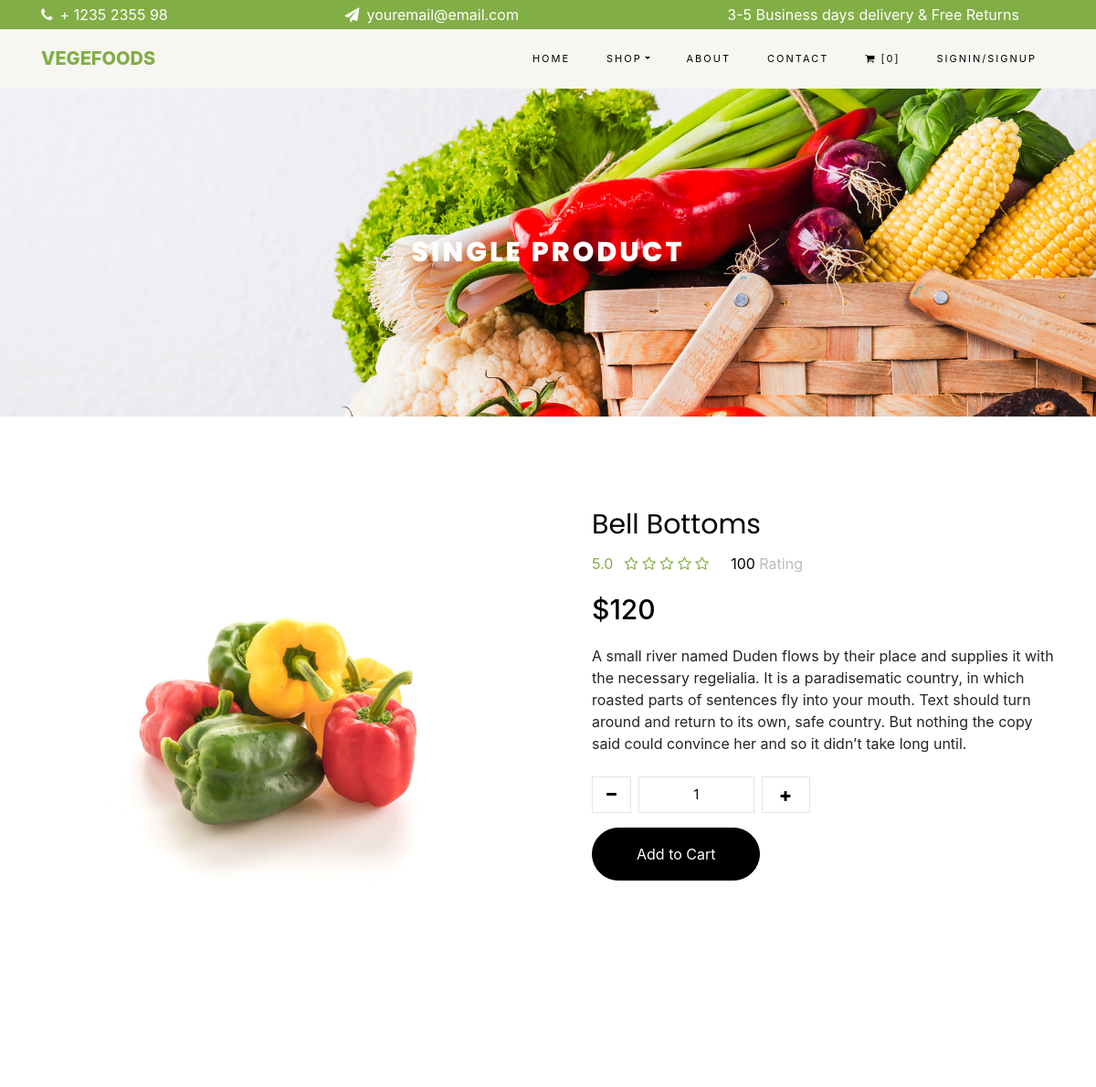
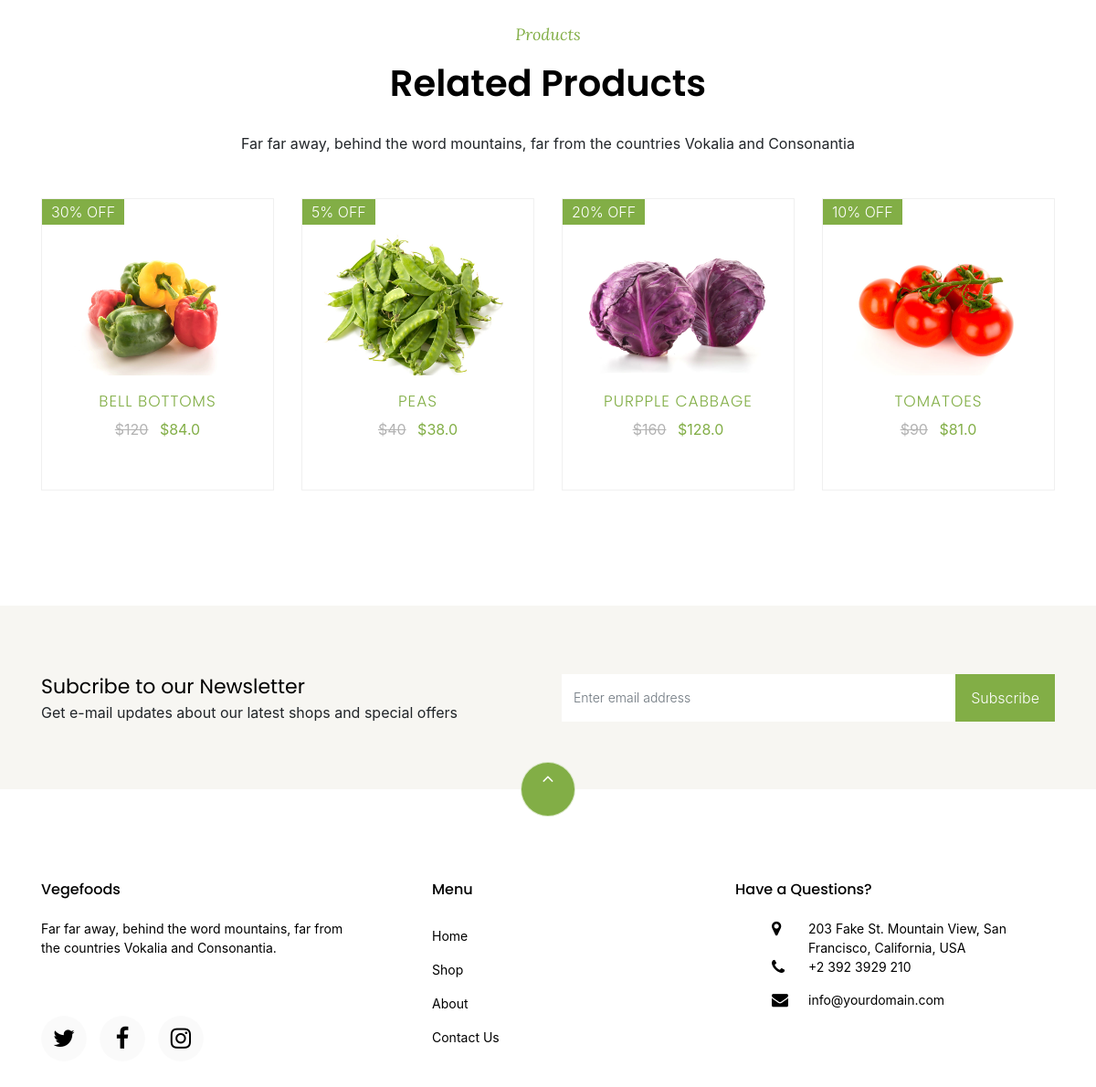
The page /shopitem/1 on the database its author committed (2 pictures, top to bottom).
### orderitems/models.py (models this page shows)
class items(models.Model):
    name = models.CharField(max_length=100)
    typeOf = models.CharField(max_length=1,choices=ItemTypes)
    price = models.IntegerField()
    offer = models.IntegerField()
    image = models.ImageField(upload_to = "items",blank=True)
    dealOfTheDay = models.BooleanField()
    description  = models.CharField(max_length=1000,default="")
    def saleprice(self):
        if self.offer > 0:
            return self.price - (self.price * (self.offer / 100))
        else:
            return self.price
    def ItemTypeName(self):
        for item in ItemTypes:
            if item[0] == self.typeOf:
                return item[1].replace(" ","")

### orderitems/views.py (the view)
# urls.py: path('shopitem/<int:itemId>',views.selecteditem,name = 'shopitem'),
def selecteditem(request,itemId):
    if not request.session.get('cartItems'):
        request.session['cartItems'] = []
        request.session.set_expiry(0)
    item = items.objects.filter(id = itemId).first()
    relatedItems = items.objects.filter(typeOf = item.typeOf).all()[0:4]
    return render(request,'orderitems/singleProduct.html',{'selecteditem':item,'fooditems':relatedItems})

### orderitems/cartitemscount_contextprocessor.py (called while the page is built)
def cartItemsCount(request):
    cartItems = request.session.get('cartItems')
    if cartItems is not None:
        return {'cart_items_count':len(cartItems)}
    else:
        return {'cart_items_count':0}

### orderitems/templates/orderitems/singleProduct.html (shortened to what this page needs)
{% extends "base.html" %}
{% block base %}
{% load static %}
<div class="hero-wrap hero-bread" style="background-image: url('{% static 'media/bg_1.jpg' %}');">
    <div class="container">
        <div class="row no-gutters slider-text align-items-center justify-content-center">
            <div class="col-md-9 text-center fadeInUp co-animated">
                <h1 class="mb-0 bread">Single Product</h1>
            </div>
        </div>
    </div>
</div>
<section class="co-section">
    <div class="container">
        <div class="row">
            <div class="col-lg-6 mb-5 fadeInUp co-animated">
                <a href="{{selecteditem.image.url}}" class="image-popup">
                    <img src="{{selecteditem.image.url}}" class="img-fluid" alt="Colorlib Template">
                </a>
            </div>
            <div class="col-lg-6 product-details pl-md-5 fadeInUp co-animated">
                <h3>{{selecteditem.name}}</h3>
                <div class="rating d-flex">
                    <p class="text-left mr-4">
                        <a href="#" class="mr-2">5.0</a>
                        <a href="#"><span><i class="fa fa-star-o" aria-hidden="true"></i></span></a>
                        <a href="#"><span><i class="fa fa-star-o" aria-hidden="true"></i></span></a>
                        <a href="#"><span><i class="fa fa-star-o" aria-hidden="true"></i></span></a>
                        <a href="#"><span><i class="fa fa-star-o" aria-hidden="true"></i></span></a>
                        <a href="#"><span><i class="fa fa-star-o" aria-hidden="true"></i></span></a>
                    </p>
                    <p class="text-left mr-4">
                        <a href="#" class="mr-2" style="color: #000;">100 <span style="color: #bbb;">Rating</span></a>
                    </p>
                </div>
                <p class="price"><span>${{selecteditem.price}}</span></p>
                <p>{{selecteditem.description}}</p>
                <div class = "row mt-4">
                    <div class="input-group col-md-6 d-flex mb-3">
                        <span class="input-group-btn mr-2">
                            <button type="button" class="quantity-left-minus btn" data-type="minus" data-field="" onclick="document.getElementById('quantity').value = Number(document.getElementById('quantity').value)-1">
                               <i class="fa fa-minus" aria-hidden="true"></i>
                            </button>
                        </span>
                        <input type="text" id="quantity" name="quantity" class="form-control input-number" value="1" min="1" max="100">
                        <span class="input-group-btn ml-2">
                        <button type="button" class="quantity-right-plus btn" data-type="plus" data-field="" onclick="document.getElementById('quantity').value = Number(document.getElementById('quantity').value)+1">
                           <i class="fa fa-plus" aria-hidden="true"></i>
                        </button>
                        </span>
                    </div>
                </div>
                <p><a onclick="addOrRemoveItemToCart(event,'{{selecteditem.name}}','Add',Number(document.getElementById('quantity').value))" class="btn btn-black py-3 px-5">Add to Cart</a></p>
            </div>
        </div>
</section>
<section class="co-section">
    <div class = "container">
        <div class="row justify-content-center mb-3 pb-3">
            <div class="col-md-12 heading-section text-center fadeInUp co-animated">
                <span class="subheading">Products</span>
                <h2 class="mb-4">Related Products</h2>
                <p>Far far away, behind the word mountains, far from the countries Vokalia and Consonantia</p>
            </div>
        </div>
    </div>
    <div class = "container">
        <div class="row">
            {% for item in fooditems %}
                <div class="col-md-6 col-lg-3 fadeInUp co-animated shopItems {{item.ItemTypeName}}">
                    <div class="product">
                        <a href="{% url 'shopitem' item.id %}" class="img-prod">
                            <img class="img-fluid" src="{{ item.image.url }}" alt="Colorlib Template">
                            {% if item.offer > 0 %}
                            <span class="status">{{item.offer}}% OFF</span>
                            {% endif %}
                        </a>
                        <div class="text py-3 pb-4 px-3 text-center">
                            <h3><a href="#">{{item.name}}</a></h3>
                            <div class="d-flex">
                                <div class="pricing">
                                    <p class="price">
                                        <span class="mr-2 price-dc">${{item.price}}</span>
                                        <span class="price-sale">${{item.saleprice}}</span>
                                    </p>
                                </div>
                            </div>
                        </div>
                    </div>
                </div>
            {% endfor %}
        </div>
    </div>
</section>
{% endblock %}

### vegfoods/static/css/base.css (style rules this page uses)
.co-section { padding: 6em 0; position: relative; }
h1, h2, h3, h4, h5, .h1, .h2, .h3, .h4, .h5 { line-height: 1.5; font-weight: 400; color: #000000; font-family: "Poppins", Arial, sans-serif; }
.d-flex { display: -webkit-box !important; display: -ms-flexbox !important; display: flex !important; }
.form-control { height: 52px !important; background: #fff !important; color: #000000 !important; font-size: 18px; border-radius: 0px; -webkit-box-shadow: none !important; box-shadow: none !important; }
.form-control { display: block; width: 100%; height: calc(2.25rem + 2px); padding: 0.375rem 0.75rem; font-size: 1rem; font-weight: 400; line-height: 1.5; color: #495057; background-color: #fff; background-clip: padding-box; border: 1px solid #ced4da; border-radius: 0.25rem; -webkit-transition: border-color 0.15s ease-in-out, -webkit-box-shadow 0.15s ease-in-out; transition: border-color 0.15s ease-in-out, -webkit-box-shadow 0.15s ease-in-out; -o-transition: border-color 0.15s ease-in-out, box-shadow 0.15s ease-in-out; transition: border-color 0.15s ease-in-out, box-shadow 0.15s ease-in-out; transition: border-color 0.15s ease-in-out, box-shadow 0.15s ease-in-out, -webkit-box-shadow 0.15s ease-in-out; }
.pl-3, .px-3 { padding-left: 1rem !important; }
a { -webkit-transition: .3s all ease; -o-transition: .3s all ease; transition: .3s all ease; color: #82ae46; }
a { color: #007bff; text-decoration: none; background-color: transparent; }
.fadeInUp { -webkit-animation-name: fadeInUp; animation-name: fadeInUp; }
.co-animated { -webkit-animation-duration: 2s; animation-duration: 2s; -webkit-animation-fill-mode: both; animation-fill-mode: both; }
.no-gutters { margin-right: 0; margin-left: 0; }
.no-gutters > .col, .no-gutters > [class*="col-"] { padding-right: 0; padding-left: 0; }
.input-group { position: relative; display: -webkit-box; display: -ms-flexbox; display: flex; -ms-flex-wrap: wrap; flex-wrap: wrap; -webkit-box-align: stretch; -ms-flex-align: stretch; align-items: stretch; width: 100%; }

### orderitems/static/css/shop.css (style rules this page uses)
.hero-wrap.hero-bread { padding: 10em 0; }
.hero-wrap .slider-text { color: #fff; position: relative; }
.hero-wrap .slider-text .bread { font-weight: 800; color: #fff; font-size: 30px; font-family: "Poppins", Arial, sans-serif; letter-spacing: 3px; text-transform: uppercase; position: relative; }

### orderitems/static/css/wishlist.css (style rules this page uses)
.hero-wrap.hero-bread { padding: 10em 0; }
.hero-wrap .slider-text { color: #fff; position: relative; }
.hero-wrap .slider-text .bread { font-weight: 800; color: #fff; font-size: 30px; font-family: "Poppins", Arial, sans-serif; letter-spacing: 3px; text-transform: uppercase; position: relative; }

### orderitems/static/css/singleProduct.css (style rules this page uses)
.product-details h3 { font-size: 30px; font-weight: 400; }
.product-details .price span { font-size: 30px; color: #000000; font-weight:500; }
.product-details button, .product-details .form-control { height: 40px !important; text-align: center; border: 1px solid rgba(0, 0, 0, 0.1) !important; color: #82ae46; padding: 10px 20px; background: transparent !important; -webkit-border-radius: 0; -moz-border-radius: 0; -ms-border-radius: 0; border-radius: 0; font-size: 14px; }
.product-details .quantity-left-minus { background: transparent; padding: 0 15px; }
.product-details button i { color: #000000; }
.btn.btn-black { background: #000000; border: 1px solid #000000; color: #fff !important; border-radius: 50px; }

### rows shown on the page
items: image (picture), name "Bell Bottoms", price "120", description "A small river named Duden flows by their place and supplies it with the necessary regelialia. It is a paradisematic country, in which roasted parts of sentences fly into your mouth. Text should turn around and return to its own, safe country. But nothing the copy said could convince her and so it didn’t take long until.", offer "30", name "BELL BOTTOMS", saleprice "84.0"
items: image (picture), offer "5", name "PEAS", saleprice "38.0"
items: image (picture), offer "20", name "PURPPLE CABBAGE", saleprice "128.0"
items: image (picture), offer "10", name "TOMATOES", saleprice "81.0"

### other values the page prints
{{ cart_items_count }} "0"
